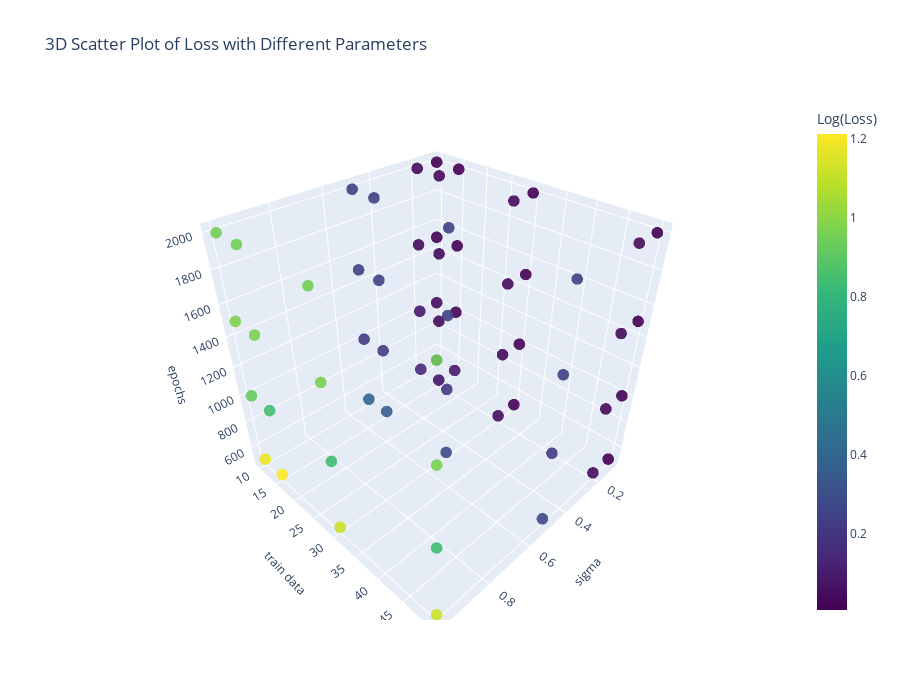

The cell this chart's notebook holds for it:
### Markdown cell above
Here is an alternate visualization that I tried, with a 3D plot rather than a heatmap. Not particularly clear.

### Code cell
# Separate the parameters and losses into individual arrays
sigma, n_train, n_epochs = zip(*param_combinations)
loss = np.array(loss)

# Create a trace for the 3D plot
trace = go.Scatter3d(
    x=sigma,
    y=n_train,
    z=n_epochs,
    mode='markers',
    marker=dict(
        size=4,
        color=loss,  # Use the log-transformed loss for coloring
        colorscale='Viridis',
        colorbar=dict(title='Log(Loss)'),
        opacity=0.9
    ),
    text=[f'Sigma: {s}<br>Train data: {t}<br>Epochs: {e}<br>Loss: {l:.4f}'
          for s, t, e, l in zip(sigma, n_train, n_epochs, loss)],
    hoverinfo='text'
)

# Create the layout
layout = go.Layout(
    title='3D Scatter Plot of Loss with Different Parameters',
    scene=dict(
        xaxis=dict(title=f'sigma', titlefont=dict(size=12)),
        yaxis=dict(title='train data', titlefont=dict(size=12)),
        zaxis=dict(title='epochs', titlefont=dict(size=12))
    ),
    width=900,  # Increase the width of the plot
    height=700,  # Increase the height of the plot
)

# Create the figure
fig = go.Figure(data=[trace], layout=layout)


# Show the plot
fig.show()

### Figure 1 — Plotly figure (JSON) as saved in the notebook; plotly's stock layout.template omitted (floating-point values rounded to 4 significant figures)
{"data": [{"hoverinfo": "text", "marker": {"color": [0.1375, 0.05388, 0.0139, 0.009646, 0.09194, 0.0173, 0.00977, 0.009512, 0.01443, 0.008506, 0.009663, 0.009505, 0.01112, 0.008363, 0.009639, 0.009504, 0.1433, 0.08886, 0.039, 0.03921, 0.08132, 0.04565, 0.03875, 0.03809, 0.0444, 0.03375, 0.03856, 0.03802, 0.04479, 0.03367, 0.03861, 0.03803, 0.4042, 0.2203, 0.248, 0.239, 0.3627, 0.214, 0.2424, 0.2377, 0.2778, 0.2116, 0.2413, 0.2377, 0.2789, 0.2099, 0.2413, 0.2377, 1.18, 0.9246, 0.9774, 0.9534, 1.212, 0.8471, 0.9689, 0.9505, 1.113, 0.8413, 0.9643, 0.9506, 1.115, 0.8383, 0.9661, 0.9509], "colorbar": {"title": {"text": "Log(Loss)"}}, "colorscale": [[0, "#440154"], [0.1111, "#482878"], [0.2222, "#3e4989"], [0.3333, "#31688e"], [0.4444, "#26828e"], [0.5556, "#1f9e89"], [0.6667, "#35b779"], [0.7778, "#6ece58"], [0.8889, "#b5de2b"], [1, "#fde725"]], "opacity": 0.9, "size": 4}, "mode": "markers", "text": ["Sigma: 0.1<br>Train data: 10<br>Epochs: 500<br>Loss: 0.1375", "Sigma: 0.1<br>Train data: 10<br>Epochs: 1000<br>Loss: 0.0539", "Sigma: 0.1<br>Train data: 10<br>Epochs: 1500<br>Loss: 0.0139", "Sigma: 0.1<br>Train data: 10<br>Epochs: 2000<br>Loss: 0.0096", "Sigma: 0.1<br>Train data: 15<br>Epochs: 500<br>Loss: 0.0919", "Sigma: 0.1<br>Train data: 15<br>Epochs: 1000<br>Loss: 0.0173", "Sigma: 0.1<br>Train data: 15<br>Epochs: 1500<br>Loss: 0.0098", "Sigma: 0.1<br>Train data: 15<br>Epochs: 2000<br>Loss: 0.0095", "Sigma: 0.1<br>Train data: 30<br>Epochs: 500<br>Loss: 0.0144", "Sigma: 0.1<br>Train data: 30<br>Epochs: 1000<br>Loss: 0.0085", "Sigma: 0.1<br>Train data: 30<br>Epochs: 1500<br>Loss: 0.0097", "Sigma: 0.1<br>Train data: 30<br>Epochs: 2000<br>Loss: 0.0095", "Sigma: 0.1<br>Train data: 50<br>Epochs: 500<br>Loss: 0.0111", "Sigma: 0.1<br>Train data: 50<br>Epochs: 1000<br>Loss: 0.0084", "Sigma: 0.1<br>Train data: 50<br>Epochs: 1500<br>Loss: 0.0096", "Sigma: 0.1<br>Train data: 50<br>Epochs: 2000<br>Loss: 0.0095", "Sigma: 0.2<br>Train data: 10<br>Epochs: 500<br>Loss: 0.1433", "Sigma: 0.2<br>Train data: 10<br>Epochs: 1000<br>Loss: 0.0889", "Sigma: 0.2<br>Train data: 10<br>Epochs: 1500<br>Loss: 0.0390", "Sigma: 0.2<br>Train data: 10<br>Epochs: 2000<br>Loss: 0.0392", "Sigma: 0.2<br>Train data: 15<br>Epochs: 500<br>Loss: 0.0813", "Sigma: 0.2<br>Train data: 15<br>Epochs: 1000<br>Loss: 0.0457", "Sigma: 0.2<br>Train data: 15<br>Epochs: 1500<br>Loss: 0.0388", "Sigma: 0.2<br>Train data: 15<br>Epochs: 2000<br>Loss: 0.0381", "Sigma: 0.2<br>Train data: 30<br>Epochs: 500<br>Loss: 0.0444", "Sigma: 0.2<br>Train data: 30<br>Epochs: 1000<br>Loss: 0.0337", "Sigma: 0.2<br>Train data: 30<br>Epochs: 1500<br>Loss: 0.0386", "Sigma: 0.2<br>Train data: 30<br>Epochs: 2000<br>Loss: 0.0380", "Sigma: 0.2<br>Train data: 50<br>Epochs: 500<br>Loss: 0.0448", "Sigma: 0.2<br>Train data: 50<br>Epochs: 1000<br>Loss: 0.0337", "Sigma: 0.2<br>Train data: 50<br>Epochs: 1500<br>Loss: 0.0386", "Sigma: 0.2<br>Train data: 50<br>Epochs: 2000<br>Loss: 0.0380", "Sigma: 0.5<br>Train data: 10<br>Epochs: 500<br>Loss: 0.4042", "Sigma: 0.5<br>Train data: 10<br>Epochs: 1000<br>Loss: 0.2203", "Sigma: 0.5<br>Train data: 10<br>Epochs: 1500<br>Loss: 0.2480", "Sigma: 0.5<br>Train data: 10<br>Epochs: 2000<br>Loss: 0.2390", "Sigma: 0.5<br>Train data: 15<br>Epochs: 500<br>Loss: 0.3627", "Sigma: 0.5<br>Train data: 15<br>Epochs: 1000<br>Loss: 0.2140", "Sigma: 0.5<br>Train data: 15<br>Epochs: 1500<br>Loss: 0.2424", "Sigma: 0.5<br>Train data: 15<br>Epochs: 2000<br>Loss: 0.2377", "Sigma: 0.5<br>Train data: 30<br>Epochs: 500<br>Loss: 0.2778", "Sigma: 0.5<br>Train data: 30<br>Epochs: 1000<br>Loss: 0.2116", "Sigma: 0.5<br>Train data: 30<br>Epochs: 1500<br>Loss: 0.2413", "Sigma: 0.5<br>Train data: 30<br>Epochs: 2000<br>Loss: 0.2377", "Sigma: 0.5<br>Train data: 50<br>Epochs: 500<br>Loss: 0.2789", "Sigma: 0.5<br>Train data: 50<br>Epochs: 1000<br>Loss: 0.2099", "Sigma: 0.5<br>Train data: 50<br>Epochs: 1500<br>Loss: 0.2413", "Sigma: 0.5<br>Train data: 50<br>Epochs: 2000<br>Loss: 0.2377", "Sigma: 1<br>Train data: 10<br>Epochs: 500<br>Loss: 1.1797", "Sigma: 1<br>Train data: 10<br>Epochs: 1000<br>Loss: 0.9246", "Sigma: 1<br>Train data: 10<br>Epochs: 1500<br>Loss: 0.9774", "Sigma: 1<br>Train data: 10<br>Epochs: 2000<br>Loss: 0.9534", "Sigma: 1<br>Train data: 15<br>Epochs: 500<br>Loss: 1.2116", "Sigma: 1<br>Train data: 15<br>Epochs: 1000<br>Loss: 0.8471", "Sigma: 1<br>Train data: 15<br>Epochs: 1500<br>Loss: 0.9689", "Sigma: 1<br>Train data: 15<br>Epochs: 2000<br>Loss: 0.9505", "Sigma: 1<br>Train data: 30<br>Epochs: 500<br>Loss: 1.1134", "Sigma: 1<br>Train data: 30<br>Epochs: 1000<br>Loss: 0.8413", "Sigma: 1<br>Train data: 30<br>Epochs: 1500<br>Loss: 0.9643", "Sigma: 1<br>Train data: 30<br>Epochs: 2000<br>Loss: 0.9506", "Sigma: 1<br>Train data: 50<br>Epochs: 500<br>Loss: 1.1152", "Sigma: 1<br>Train data: 50<br>Epochs: 1000<br>Loss: 0.8383", "Sigma: 1<br>Train data: 50<br>Epochs: 1500<br>Loss: 0.9661", "Sigma: 1<br>Train data: 50<br>Epochs: 2000<br>Loss: 0.9509"], "type": "scatter3d", "x": [0.1, 0.1, 0.1, 0.1, 0.1, 0.1, 0.1, 0.1, 0.1, 0.1, 0.1, 0.1, 0.1, 0.1, 0.1, 0.1, 0.2, 0.2, 0.2, 0.2, 0.2, 0.2, 0.2, 0.2, 0.2, 0.2, 0.2, 0.2, 0.2, 0.2, 0.2, 0.2, 0.5, 0.5, 0.5, 0.5, 0.5, 0.5, 0.5, 0.5, 0.5, 0.5, 0.5, 0.5, 0.5, 0.5, 0.5, 0.5, 1, 1, 1, 1, 1, 1, 1, 1, 1, 1, 1, 1, 1, 1, 1, 1], "y": [10, 10, 10, 10, 15, 15, 15, 15, 30, 30, 30, 30, 50, 50, 50, 50, 10, 10, 10, 10, 15, 15, 15, 15, 30, 30, 30, 30, 50, 50, 50, 50, 10, 10, 10, 10, 15, 15, 15, 15, 30, 30, 30, 30, 50, 50, 50, 50, 10, 10, 10, 10, 15, 15, 15, 15, 30, 30, 30, 30, 50, 50, 50, 50], "z": [500, 1000, 1500, 2000, 500, 1000, 1500, 2000, 500, 1000, 1500, 2000, 500, 1000, 1500, 2000, 500, 1000, 1500, 2000, 500, 1000, 1500, 2000, 500, 1000, 1500, 2000, 500, 1000, 1500, 2000, 500, 1000, 1500, 2000, 500, 1000, 1500, 2000, 500, 1000, 1500, 2000, 500, 1000, 1500, 2000, 500, 1000, 1500, 2000, 500, 1000, 1500, 2000, 500, 1000, 1500, 2000, 500, 1000, 1500, 2000]}], "layout": {"height": 700, "scene": {"xaxis": {"title": {"font": {"size": 12}, "text": "sigma"}}, "yaxis": {"title": {"font": {"size": 12}, "text": "train data"}}, "zaxis": {"title": {"font": {"size": 12}, "text": "epochs"}}}, "title": {"text": "3D Scatter Plot of Loss with Different Parameters"}, "width": 900}}
